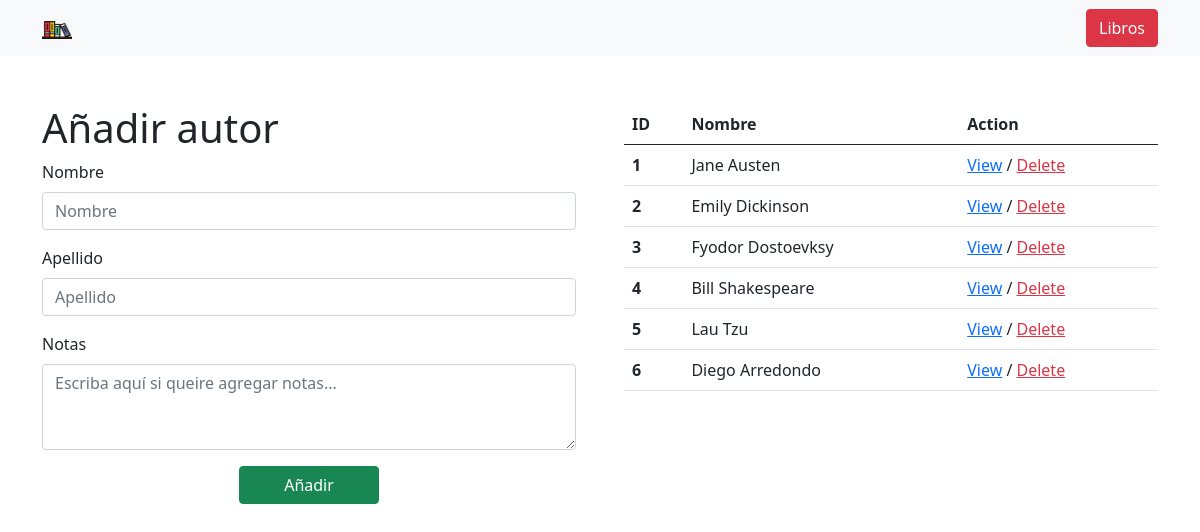
Before: /autores with the older database file.
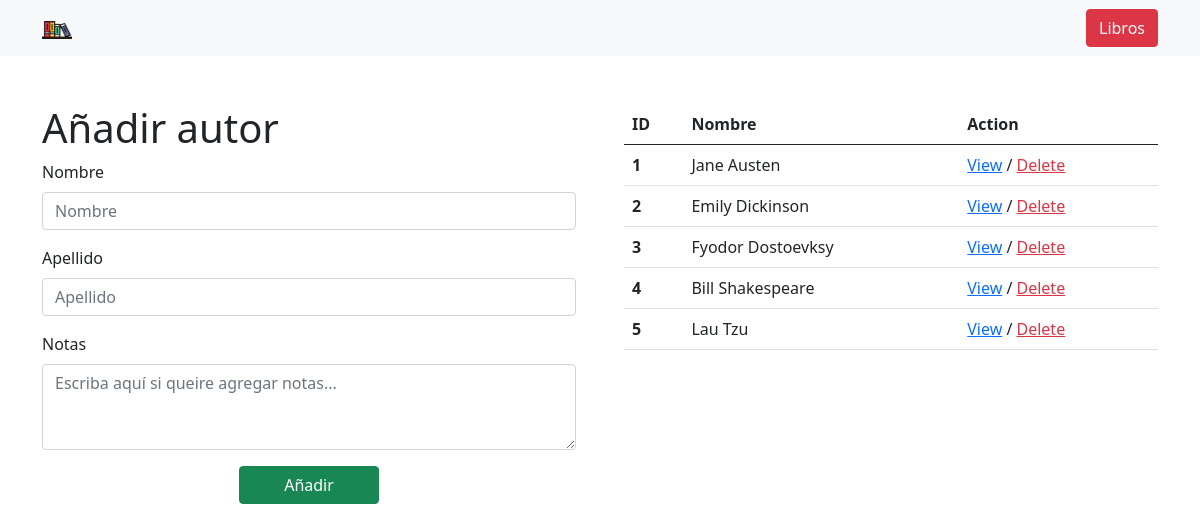
After: the same page with the newer database file.
### app/models.py (models this page shows, shortened)
class Autor(models.Model):
    first_name = models.CharField(max_length=45)
    last_name = models.CharField(max_length=45)
    libros = models.ManyToManyField(Libro,related_name="autores")
    notas = models.CharField(max_length=255)
    created_at = models.DateTimeField(auto_now_add=True)
    updated_at = models.DateTimeField(auto_now=True)
    def __str__(self):
        return  f"Nombre Autor:({self.first_name} {self.last_name})"

### app/views.py (the view)
# urls.py: path("autores",views.autores),
def autores(request):
    print(Autor.objects.all())
    context = {
        "autores" : Autor.objects.all()
    }
    return render(request, "autores.html",context)

### app/templates/autores.html (shortened to what this page needs)
<!DOCTYPE html>
<html lang="en">
<head>
    {% load static %}
    <link rel="stylesheet" href="{% static 'css/bootstrap.min.css' %}">
</head>
<body>
    <nav class="navbar navbar-light bg-light mb-5">
        <div class="container">
          <a class="navbar-brand" href="#">
            <img src="{% static 'img/libros.png' %}" alt="" width="30" height="24">
          </a>
          <a href="/libros" class="btn btn-danger">Libros</a>
        </div>
    </nav>
    <div class="container ">
        <div class="row row-cols-2 g-5">
            <div class="col-6">
                <h1>Añadir autor</h1>
                <form action="/añadir/autores" method="post">
                    <div class="row justify-content-center">
                        <div class="col-12 mb-3">
                            <label for="NombreInput" class="form-label">Nombre</label>
                            <input name="nombre" type="text" class="form-control" id="NombreInput" placeholder="Nombre">
                        </div>
                        <div class="col-12 mb-3">
                            <label for="ApellidoInput" class="form-label">Apellido</label>
                            <input name="apellido" type="text" class="form-control" id="ApellidoInput" placeholder="Apellido">
                        </div>
                        <div class="col-12 mb-3">
                            <label for="NotasInput" class="form-label">Notas</label>
                            <textarea name="notas" class="form-control" id="NotasInput" rows="3" placeholder="Escriba aquí si queire agregar notas..."></textarea>
                        </div>
                        <button class="btn btn-success col-3 mb-3" type="submit">Añadir</button>
                    </div>
                </form>
            </div>
            <div class="col-6">
                <table class="table">
                    <thead>
                      <tr>
                        <th scope="col">ID</th>
                        <th scope="col">Nombre</th>
                        <th scope="col">Action</th>
                      </tr>
                    </thead>
                    <tbody>
                        {%for autor in autores%}
                      <tr>
                        <th scope="row">{{autor.id}}</th>
                        <td>{{autor.first_name}} {{autor.last_name}}</td>
                        <td><a href="/autor/{{autor.id}}">View</a> / <a href="/autor/eliminar/{{autor.id}}" class="text-danger">Delete</a></td>
                      </tr>
                      {%endfor%}
                    </tbody>
                  </table>
            </div>
        </div>
    </div>
</body>
</html>

Changed rows visible on the page:
removed Autor: id "6", first_name "Diego", last_name "Arredondo"
